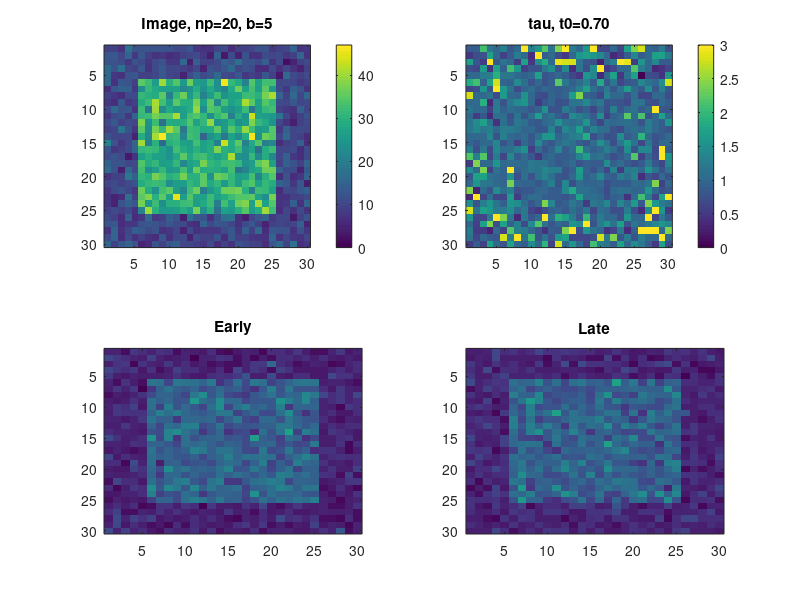

MATLAB code for this plot:
function [image,m,s]=ltimage(n,np,t0,b)
% LTSIMUL.M - Simulation of lifetime imaging
% The signal is localized in a square area in
% the middle of the image. The lifetime is set
% to 1.
%
% date: 16-06-2000
% author: ts
% version: <00.00> from <000616.0000>
%-----------------------------------------------
%parameter of the simulation
if nargin<1
   n  = 20		%image size, the total will be 50% larger
end
if nargin<2
   np = 20		%mean number of photons per position
end
if nargin<3
   t0 = 0.7		%time to sort into 2nd channel
end
if nargin<4
   b  = 5   	%mean background per channel
end

%initialize internal arrays
image = poissrnd(np,n,n);
early = zeros(n,n);
late  = zeros(n,n);

%create the images
for y=1:n
   for x=1:n
      lt = exprnd(1,image(y,x),1);
      late(y,x) = length(find(lt>t0));
   end
end
early = image - late;

%blow up images and add noise
nm = ceil(n*0.25);
%image = b + sqrt(b)*randn(n+2*nm);
%image = round((image+abs(image))/2);
image = poissrnd(b,n+2*nm,n+2*nm);
image(nm+1:nm+n,nm+1:nm+n) = image(nm+1:nm+n,nm+1:nm+n) + early;
early = image;

%image = b + sqrt(b)*randn(n+2*nm);
%image = round((image+abs(image))/2);
image = poissrnd(b,n+2*nm,n+2*nm);
image(nm+1:nm+n,nm+1:nm+n) = image(nm+1:nm+n,nm+1:nm+n) + late;
late  = image;

image = early + late;
tau   = t0 ./ log(early./late+1); 
m=mean(mean(tau(nm+1:nm+n,nm+1:nm+n)))
s=std(std(tau(nm+1:nm+n,nm+1:nm+n)))

%plot the result
ca = [0,max(image(:))];
subplot(2,2,1)
imagesc(image),title(sprintf('Image, np=%d, b=%d',np,b)),caxis(ca)
colorbar

subplot(2,2,2)
imagesc(tau),title(sprintf('tau, t0=%.2f',t0)),caxis([0,3])
colorbar

subplot(2,2,3)
imagesc(early),title('Early'),caxis(ca)

subplot(2,2,4)
imagesc(late),title('Late'),caxis(ca)
